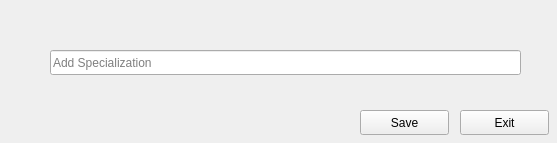
<?xml version="1.0" encoding="UTF-8"?>
<ui version="4.0">
 <class>addSpecialization</class>
 <widget class="QWidget" name="addSpecialization">
  <property name="geometry">
   <rect>
    <x>0</x>
    <y>0</y>
    <width>557</width>
    <height>143</height>
   </rect>
  </property>
  <property name="sizePolicy">
   <sizepolicy hsizetype="Fixed" vsizetype="Fixed">
    <horstretch>0</horstretch>
    <verstretch>0</verstretch>
   </sizepolicy>
  </property>
  <property name="windowTitle">
   <string>Add Specializtaion</string>
  </property>
  <widget class="QPushButton" name="exitbutton">
   <property name="geometry">
    <rect>
     <x>460</x>
     <y>110</y>
     <width>89</width>
     <height>25</height>
    </rect>
   </property>
   <property name="text">
    <string>Exit</string>
   </property>
  </widget>
  <widget class="QPushButton" name="savebutton">
   <property name="geometry">
    <rect>
     <x>360</x>
     <y>110</y>
     <width>89</width>
     <height>25</height>
    </rect>
   </property>
   <property name="text">
    <string>Save</string>
   </property>
  </widget>
  <widget class="QLineEdit" name="specilaization">
   <property name="geometry">
    <rect>
     <x>50</x>
     <y>50</y>
     <width>471</width>
     <height>25</height>
    </rect>
   </property>
   <property name="placeholderText">
    <string>Add Specialization</string>
   </property>
  </widget>
 </widget>
 <resources/>
 <connections/>
</ui>
